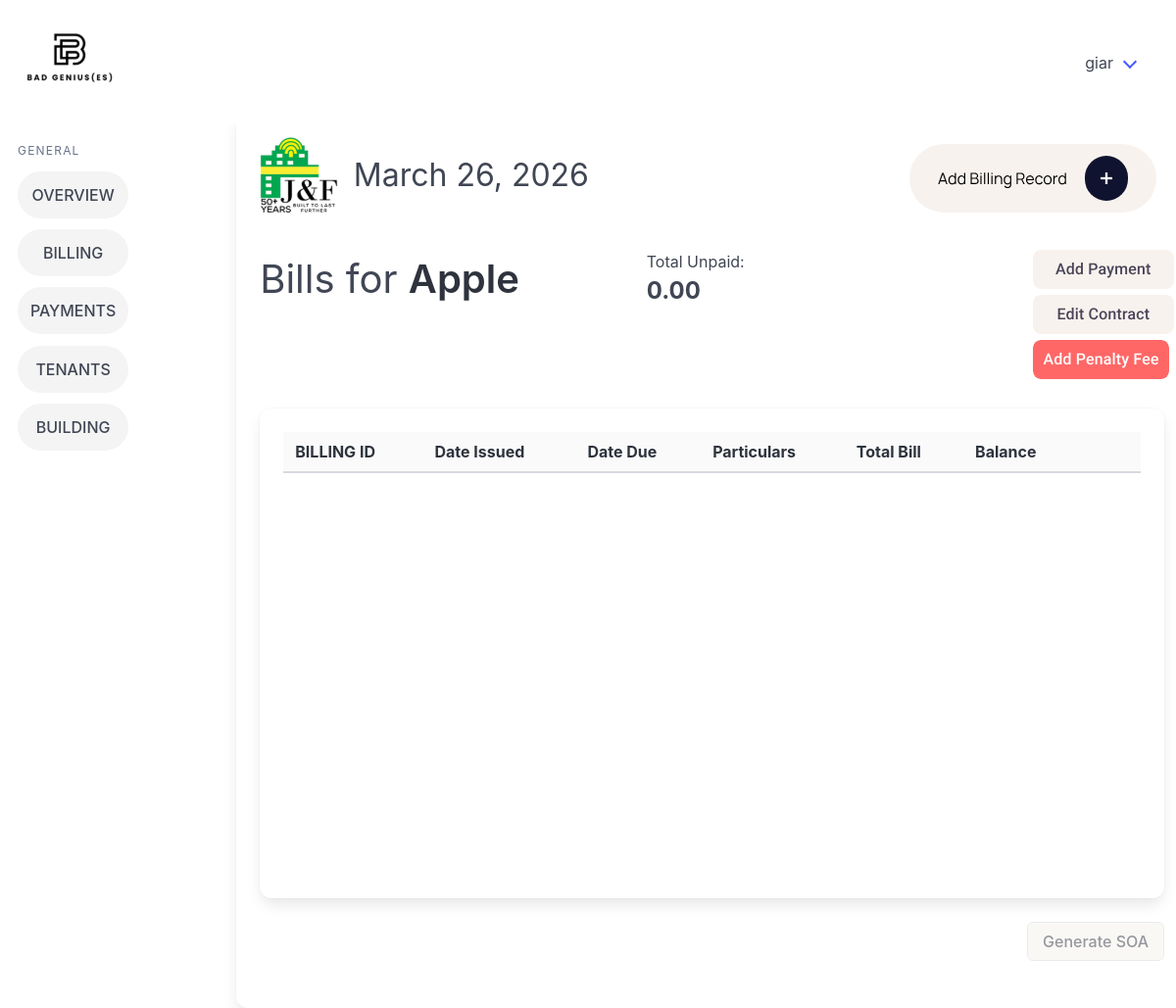
The app's page /view_bills/8/ (signed in), older data.
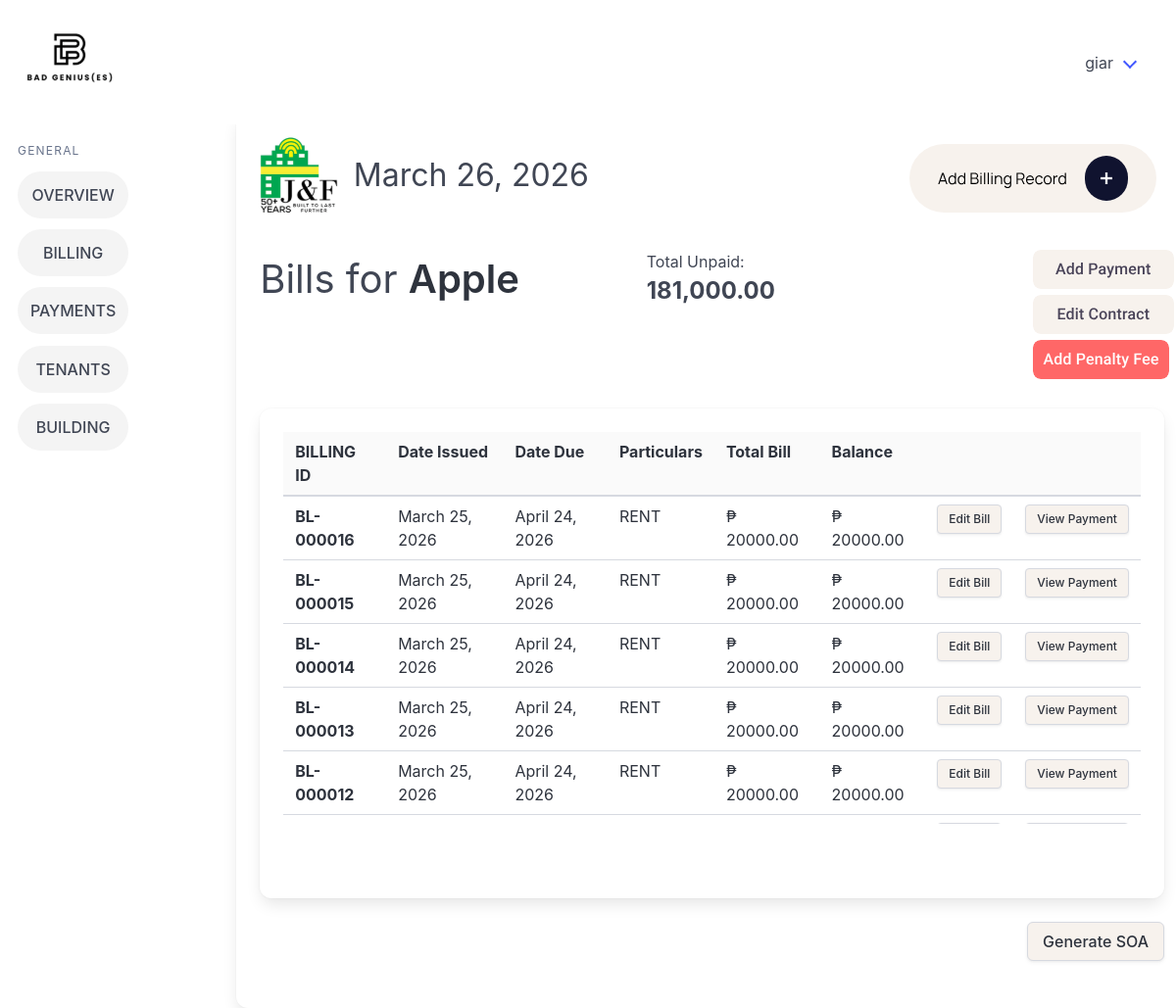
The same page, newer data.
### billingApp/models.py (models this page shows, shortened)
class BillingRecord(models.Model):
    tenant = models.ForeignKey(Tenant, on_delete=models.CASCADE)
    lease = models.ForeignKey(Lease, on_delete=models.CASCADE)
    modified_by = models.ForeignKey("Account", on_delete=models.SET_NULL, null=True, blank=True, related_name="+")
    modified_at = models.DateTimeField(auto_now=True, null=True, blank=True)
    dateIssued = models.DateField()
    dateDue = models.DateField(null=True, blank=True)
    RENT = 'RENT'
    ELECTRICITY = 'ELECTRICITY'
    WATER = 'WATER'
    BILLING_CHOICES = [
        (RENT, 'Rent'),
        (ELECTRICITY, 'Electricity'),
        (WATER, 'Water'),
    ]
    billingFor = models.CharField(max_length=20, choices=BILLING_CHOICES)
    amountDue = models.DecimalField(max_digits=12, decimal_places=2)
    penaltyFee = models.DecimalField(max_digits=12, decimal_places=2, null=True, blank=True)
    STATUS_UNPAID = "UNPAID"
    STATUS_PARTIAL = "PARTIAL"
    STATUS_PAID = "PAID"
    STATUS_CHOICES = [
        (STATUS_UNPAID, "Unpaid"),
        (STATUS_PARTIAL, "Partial"),
        (STATUS_PAID, "Paid"),
    ]
    status = models.CharField(max_length=10, choices=STATUS_CHOICES, default=STATUS_UNPAID)
    balance = models.DecimalField(max_digits=12, decimal_places=2, null=True, blank=True)
    def billing_number(self):
        if self.pk:
            return f"BL-{self.pk:06d}"

### billingApp/views.py (the view)
# urls.py: path('view_bills/<int:pk>/', views.view_bills, name='view_bills'),
@login_required
def view_bills(request, pk):
    tenant = get_object_or_404(Tenant, pk=pk)
    bills = BillingRecord.objects.filter(tenant=tenant).order_by("-id")
    payments = Payment.objects.filter(tenantID=tenant)
    total_unpaid_balance = Decimal("0.00")
    if not (tenant.companyName or "").strip():
        tenant.companyName_display = tenant.contactPerson
    else:
        tenant.companyName_display = tenant.companyName
    for b in bills:
        b.balance = b.balance or Decimal("0.00")
        if b.balance > Decimal("0.00"):
            total_unpaid_balance += b.balance
            b.balance_display = f"{b.balance:,.2f}"
        else:
            b.balance_display = "0.00"
    has_active_lease = Lease.objects.filter(tenantName=tenant, pastLease=False).exists()
    date_today = get_date_today()
    return render(
        request,
        'billingApp/view_bills.html',
        {
            "tenant": tenant,
            "bills": bills,
            "payments": payments,
            "has_active_lease": has_active_lease,
            "date_today": date_today,
            "total_unpaid_balance": f"{total_unpaid_balance:,.2f}",
        },
    )

### billingApp/views.py (called while the page is built)
def get_date_today():
    from datetime import datetime
    return datetime.now().strftime("%B %d, %Y")

### billingApp/templates/billingApp/view_bills.html (shortened to what this page needs)
{% extends 'billingApp/base.html' %} {% load static %} {% block content %}
<a href="{% url 'add_bill' pk=tenant.id %}" class="p-5">
</a>
</div>
<div class="columns">
  <div class="column">
    <h1 class="is-size-2">
      Bills for
      <strong>{{tenant.companyName_display}}</strong>
    </h1>
  </div>
  <div class="column">
    <p class="is-size-6">Total Unpaid: </p>
    <h2 class="is-size-4 has-text-weight-bold">{{total_unpaid_balance}}</h2>
  </div>
  <div class="column is-2">
    <a href="{% url 'add_payment' pk=tenant.pk %}">
    </a>
    <a href="">
    </a>
    <a href="">
    </a>
  </div>
</div>
<div class="card card3">
  <div class="card-content">
    <div style="overflow: auto; max-height: 400px;">
      <table class="table is-fullwidth">
        <thead>
          <tr>
            <th>BILLING ID</th>
            <th>Date Issued</th>
            <th>Date Due</th>
            <th>Particulars</th>
            <th>Total Bill</th>
            <th>Balance</th>
            <th></th>
            <th></th>
          </tr>
        </thead>
        <tbody>
          {% for b in bills %}
          <tr>
            <th scope="row">{{ b.billing_number }}</th>
            <td>{{ b.dateIssued }}</td>
            <td>{{ b.dateDue }}</td>
            <td>{{ b.billingFor }}</td>
            <td>₱ {{ b.amountDue }}</td>
            <td>₱ {{ b.balance }}</td>
            <td><a href="" class="button is-small" style="background-color: #f7f2ed">Edit Bill</a></td>
            <td><a href="" class="button is-small" style="background-color: #f7f2ed">View Payment</a></td>
          </tr>
          {% endfor %}
        </tbody>
      </table>
    </div>
  </div>
</div>
<div class="columns">
  <div class="column has-text-right">
    {% if has_active_lease %}
    <a href="{% url 'soa' pk=tenant.id %}" class="button" style="background-color: #f7f2ed">Generate SOA</a>
    {% else %}
    <button class="button" style="background-color: #f7f2ed" disabled>Generate SOA</button>
    {% endif %}
  </div>
</div>
   {% endblock %}

Row changes from the older to the newer data that the page shows:
added BillingRecord: billing_number "BL-000016", dateIssued "March 25, 2026", dateDue "April 24, 2026", billingFor "RENT", amountDue "20000.00", balance "20000.00"
added BillingRecord: billing_number "BL-000015", dateIssued "March 25, 2026", dateDue "April 24, 2026", billingFor "RENT", amountDue "20000.00", balance "20000.00"
added BillingRecord: billing_number "BL-000014", dateIssued "March 25, 2026", dateDue "April 24, 2026", billingFor "RENT", amountDue "20000.00", balance "20000.00"
added BillingRecord: billing_number "BL-000013", dateIssued "March 25, 2026", dateDue "April 24, 2026", billingFor "RENT", amountDue "20000.00", balance "20000.00"
added BillingRecord: billing_number "BL-000012", dateIssued "March 25, 2026", dateDue "April 24, 2026", billingFor "RENT", amountDue "20000.00", balance "20000.00"
Text that changed along with them:
{{ total_unpaid_balance }}: "0.00" → "181,000.00"
